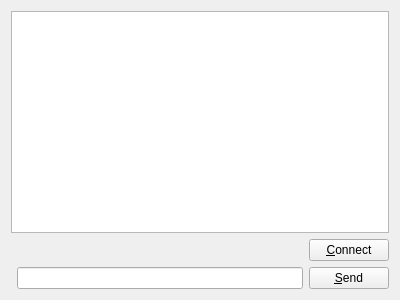
<?xml version="1.0" encoding="UTF-8"?>
<ui version="4.0">
 <class>Client</class>
 <widget class="QWidget" name="Client">
  <property name="geometry">
   <rect>
    <x>0</x>
    <y>0</y>
    <width>400</width>
    <height>300</height>
   </rect>
  </property>
  <property name="windowTitle">
   <string>Client</string>
  </property>
  <layout class="QGridLayout" name="gridLayout">
   <item row="2" column="2">
    <widget class="QPushButton" name="sendBtn">
     <property name="text">
      <string>&amp;Send</string>
     </property>
    </widget>
   </item>
   <item row="0" column="0" colspan="3">
    <widget class="QTextEdit" name="recordTextEdit"/>
   </item>
   <item row="1" column="2">
    <widget class="QPushButton" name="connectBtn">
     <property name="text">
      <string>&amp;Connect</string>
     </property>
    </widget>
   </item>
   <item row="2" column="1">
    <widget class="QLineEdit" name="msgLineEdit"/>
   </item>
  </layout>
 </widget>
 <layoutdefault spacing="6" margin="11"/>
 <resources/>
 <connections/>
</ui>
